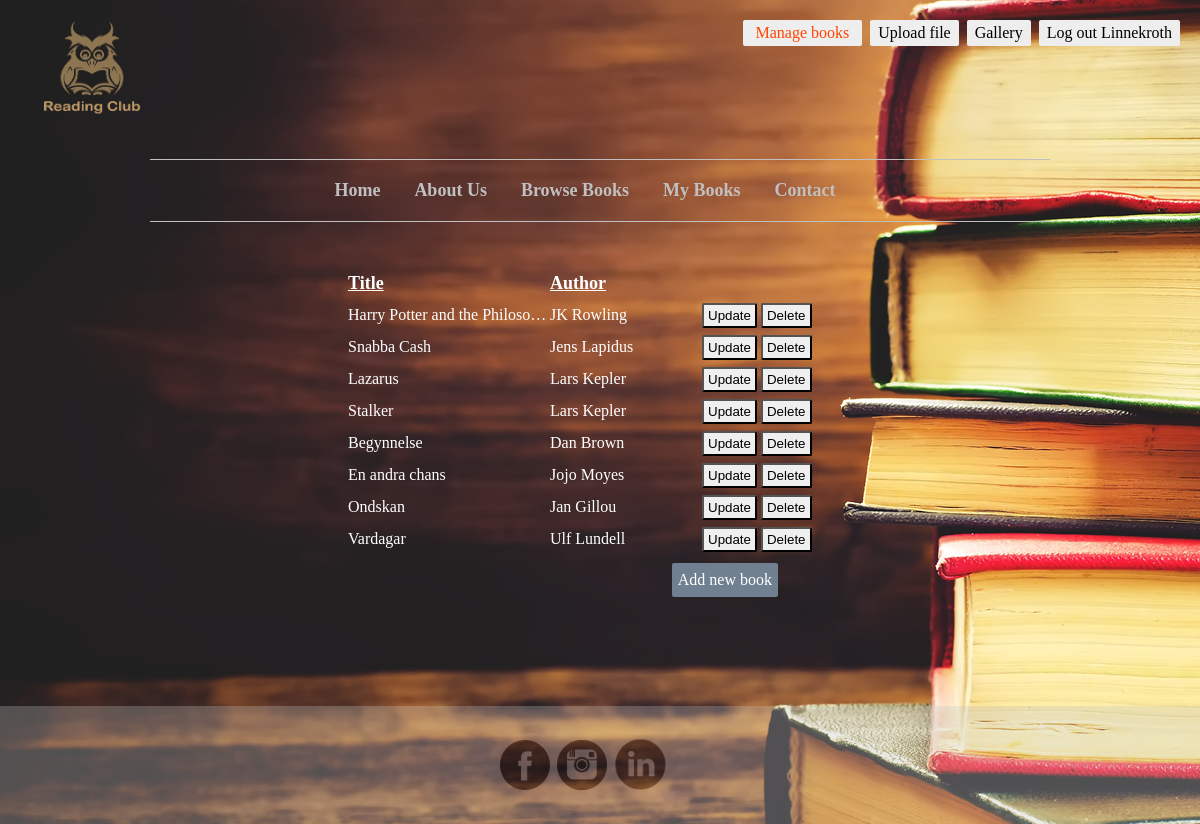
/managebooks.php (signed in), run on the app's committed database.
### tables this page shows
CREATE TABLE `book` (
  `book_id` int(11) NOT NULL,
  `isbn` varchar(13) NOT NULL,
  `title` varchar(200) NOT NULL,
  `pages` int(11) NOT NULL,
  `edition` int(11) NOT NULL,
  `published` int(11) NOT NULL,
  `publisher` varchar(80) NOT NULL,
  `library_shelf` varchar(8) DEFAULT NULL,
  `added_year` int(4) DEFAULT NULL,
  `barcode` int(15) DEFAULT NULL,
  `reserved` int(11) NOT NULL DEFAULT '0'
);

CREATE TABLE `author` (
  `author_id` int(11) NOT NULL,
  `first_name` varchar(40) NOT NULL,
  `last_name` varchar(40) NOT NULL,
  `social_secno` varchar(20) DEFAULT NULL,
  `year_of_birth` int(11) DEFAULT NULL,
  `info_url` varchar(200) DEFAULT NULL
);

### config.php (called while the page is built, shortened)
<?php
	$URI = $_SERVER['REQUEST_URI'];
	$strings = explode('/', $URI);
	$current_page = end($strings);
	function isLoggedIn(){
		return array_key_exists('userrole', $_SESSION);
	}
	function hasAccess($roles, $index){
		if (isLoggedIn()){
			if (substr($roles, $index,1) == "1") {
				return true;
			}
		}
		return false;
	}
	function hasModeratorAccess(){
		return isLoggedIn() && hasAccess($_SESSION['userrole'], 1);
	}
	function activePage($page, $current){
		if ($page == $current){
			return "active";
		}
		return "";
	}
?>

### managebooks.php (the view, shortened to what this page needs)
<?php include("header.php");?>
<div id="manageBooks">
<?php
	$query = "SELECT b.book_id, b.title, a.first_name, a.last_name
          FROM book b, book_author ba, author a
          WHERE ba.book_id = b.book_id
          AND a.author_id = ba.author_id";
	$stmt = $db->prepare($query);
	$stmt->bind_result($book_id, $title, $first_name, $last_name);
	$stmt->execute();
	echo "<table>";
	echo "<tr><th>Title</th>
	<th>Author</th></tr>";
	while($stmt->fetch()){
		echo "<tr><td>".$title."</td>
		<td>".$first_name." ".$last_name."</td>
		<td>
			<form method='get' action='updatebook.php'>
				<button name='updateBook' value='".$book_id."' type='submit'>Update</button>
			</form>
			<form method='get' action='' onSubmit='alert(\"Book deleted\")'>
				<button name='deleteBook' value='".$book_id."' type='submit'>Delete</button>
			</form>
		</td></tr>";
	}
	echo "</table>";
?>
<a href="addbook.php">Add new book</a>
</div>
<?php include("footer.php");?>

### header.php (shortened to what this page needs)
<?php include("config.php"); ?>
<!doctype html>
<html>
<head>
<link href="bookClub.css" type="text/css" rel="stylesheet"/>
</head>
<header>
	<img src="img/owll.png">
	<ul id="adminMenu">
	<?php
		if (hasModeratorAccess()){
			echo '<li><span class="adminButton"><a class="'. activePage("managebooks.php", $current_page) . '" href="managebooks.php">Manage books</a></span></li>';
			echo '<li><span class="adminButton"><a class="'. activePage("fileupload.php", $current_page) . '" href="fileupload.php">Upload file</a></span></li>';
			echo '<li><span class="adminButton"><a class="'. activePage("gallery.php", $current_page) . '"  href="gallery.php">Gallery</a></span></li>';
		}
		if (isLoggedIn()) {
			echo '<li><span class="adminButton"><a href="logout.php">Log out '.$_SESSION['username'].'</a></span></li>';
		}
		else {
			 echo '<li><span class="adminButton"><a href="login.php">Log in</a></span></li>';
		}
	?>
	</ul>
</header>
<body>
	<div id="mainMenu">
		<ul>
			<li><a class="<?php if ($current_page == 'index.php' || $current_page == '') {echo 'active';}?>" href="index.php">Home</a></li>
			<li><a class="<?php if ($current_page == 'about.php') { echo 'active';} ?>" href="about.php">About Us</a></li>
			<li><a class="<?php if ($current_page == 'browse.php') {echo 'active';} ?>" href="browse.php">Browse Books</a></li>
			<li><a class="<?php if ($current_page == 'mybooks.php') {echo 'active';} ?>" href="mybooks.php">My Books</a></li>
			<li><a class="<?php if ($current_page == 'contact.php') {echo 'active';} ?>" href="contact.php">Contact</a></li>
		</ul>
	</div>

### footer.php
</body>
<footer>
	<div id="foot">
		<img src="img/facebook.png">
		<img src="img/insta.png">
		<img src="img/linkedin.png">
	</div>
</footer>
</html>

### bookClub.css (style rules this page uses)
* { margin: 0; padding: 0; }
body { background-image: url('img/books.jpg'); display: flex; min-height: 100vh; flex-direction: column; }
#mainBody, #allMembers, #browse, #myBooks, #contact, #users, #manageBooks, .fileuploads, #addUser, #updateUser, #updateBook, #addBook { flex: 1; }
form { display: inline; }
header img { margin: 10px 0px 30px 20px; width: 12%; }
header { width: 100%; }
#mainMenu ul li { list-style: none; display: inline-block; padding: 20px 30px 20px 0px; font-size: 18px; }
#mainMenu ul { padding: 0; text-align: center; }
#mainMenu { display: block; margin: auto; border-top: 1px solid silver; border-bottom: 1px solid silver; width: 900px; margin-bottom: 44px; }
span.adminButton { padding: 4px 8px 4px 8px; top: 20px; background: #eee; display: inline-block; border-radius: 2px; }
ul#adminMenu { position: absolute; top: 20px; right: 20px; list-style: none; display: inline; }
ul#adminMenu li { display: inline; padding-left: 8px; }
span.adminButton a { color: black; font-weight: normal; }
span.adminButton a.active { color: orangered; }
.active { color: orange; padding: 5px; }
a { text-decoration: none; color: silver; font-weight: bold; }
#manageBooks { margin: auto; color: white; line-height: 30px; margin-bottom: 150px; }
#manageBooks a { background: slategray; color: white; padding: 2px 6px 2px 6px; border-radius: 2px; font-weight: normal; position: absolute; margin-top: 7px; right: 422px; }
#manageBooks td { min-width: 150px; max-width: 200px; overflow: hidden; text-overflow: ellipsis; font-size: 16px; }
#manageBooks th { text-align: left; text-decoration: underline; min-width: 150px; max-width: 200px; font-size: 18px; }
#manageBooks button { padding: 3px 4px; border-radius: 2px; }
#manageBooks table { white-space: nowrap; table-layout: fixed; }
footer { background: silver; opacity: 0.3; }
#foot { width: 200px; margin: auto; padding: 30px; }
#foot img { width: 50px; margin-right: 3px; }
#foot img + img { margin-right: 1px; }
#foot img + img + img { width: 56px; margin-bottom: -2px; }

### data on the page
book: title "Harry Potter and the Philoso…", author.first_name "JK", author.last_name "Rowling", $book_id 4 (drawn)
book: title "Snabba Cash", author.first_name "Jens", author.last_name "Lapidus", $book_id 3 (drawn)
book: title "Lazarus", author.first_name "Lars", author.last_name "Kepler", $book_id 1 (drawn)
book: title "Stalker", author.first_name "Lars", author.last_name "Kepler", $book_id 2 (drawn)
book: title "Begynnelse", author.first_name "Dan", author.last_name "Brown", $book_id 7 (drawn)
book: title "En andra chans", author.first_name "Jojo", author.last_name "Moyes", $book_id 8 (drawn)
book: title "Ondskan", author.first_name "Jan", author.last_name "Gillou", $book_id 5 (drawn)
book: title "Vardagar", author.first_name "Ulf", author.last_name "Lundell", $book_id 6 (drawn)

### other printed values
$_SESSION['username'] "Linnekroth"
